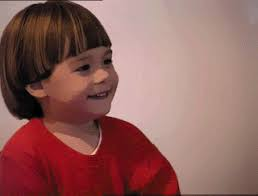
#> input picture BTChuong3/Ex3.14/images.jpg, 258 x 196 px, found by its file name
$ python ex3.14.py images.jpg
#> lines starting #> are read from the running program, lines starting #| are printed output that depends on the picture
import cv2
import numpy as np
import math

def vec_gaussian(img: np.ndarray, variance: float) -> np.ndarray:
    # For applying gaussian function for each element in matrix.
    sigma = math.sqrt(variance)
    cons = 1 / (sigma * math.sqrt(2 * math.pi))
    return cons * np.exp(-((img / sigma) ** 2) * 0.5)


def get_slice(img: np.ndarray, x: int, y: int, kernel_size: int) -> np.ndarray:
    half = kernel_size // 2
    return img[x - half : x + half + 1, y - half : y + half + 1]


def get_gauss_kernel(kernel_size: int, spatial_variance: float) -> np.ndarray:
    # Creates a gaussian kernel of given dimension.
    arr = np.zeros((kernel_size, kernel_size))
    for i in range(0, kernel_size):
        for j in range(0, kernel_size):
            arr[i, j] = math.sqrt(
                abs(i - kernel_size // 2) ** 2 + abs(j - kernel_size // 2) ** 2
            )
    return vec_gaussian(arr, spatial_variance)


def bilateral_filter(
    img: np.ndarray,
    spatial_variance: float,
    intensity_variance: float,
    kernel_size: int,
) -> np.ndarray:
    img2 = np.zeros(img.shape)
    gaussKer = get_gauss_kernel(kernel_size, spatial_variance)
    sizeX, sizeY = img.shape
    for i in range(kernel_size // 2, sizeX - kernel_size // 2):
        for j in range(kernel_size // 2, sizeY - kernel_size // 2):

            imgS = get_slice(img, i, j, kernel_size)
            imgI = imgS - imgS[kernel_size // 2, kernel_size // 2]
            imgIG = vec_gaussian(imgI, intensity_variance)
            weights = np.multiply(gaussKer, imgIG)
            vals = np.multiply(imgS, weights)
            val = np.sum(vals) / np.sum(weights)
            img2[i, j] = val
    return img2


def parse_args(args: list) -> tuple:
    filename = args[1] if args[1:] else "../image_data/lena.jpg"
    spatial_variance = float(args[2]) if args[2:] else 1.0
    intensity_variance = float(args[3]) if args[3:] else 1.0
    if args[4:]:
        kernel_size = int(args[4])
        kernel_size = kernel_size + abs(kernel_size % 2 - 1)
    else:
        kernel_size = 5
    return filename, spatial_variance, intensity_variance, kernel_size


if __name__ == "__main__":
    # filename, spatial_variance, intensity_variance, kernel_size = parse_args(sys.argv)
    img = cv2.imread('D:/3/HK2/XLA/Giua_Ky/20133119_LePhuocYen_GiuaKy/BTChuong3/Ex3.14/images.jpg', 0)
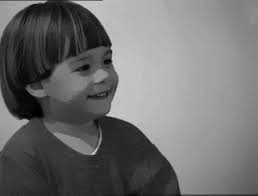
#> img: shape (196, 258); min 0, max 220, mean 110.7
    cv2.imshow("input image", img)

    out = img / 255
    out = out.astype("float32")
    out = bilateral_filter(out, 9, 15, 15)
#> the loop in bilateral_filter, `for i in range(kernel_size // 2, sizeX - kernel_size // 2):` made 182 passes
#> after the loop in bilateral_filter, `for i in range(kernel_size // 2, sizeX - kernel_size // 2):`:
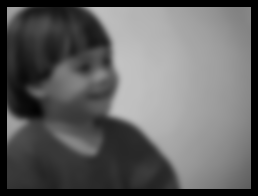
#> img2: shape (196, 258) float64; min 0, max 0.763, mean 0.384
    out = out * 255
    out = np.uint8(out)
    cv2.imshow("output image", out)
    cv2.waitKey(0)
    cv2.destroyAllWindows()

$ run again, with BTChuong3/Ex3.20/images_cat.jpg copied over BTChuong3/Ex3.14/images.jpg
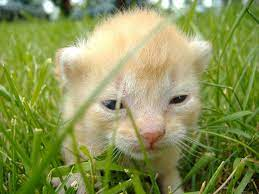
#> input picture BTChuong3/Ex3.20/images_cat.jpg, 259 x 194 px, found by its file name
#> `img = cv2.imread('D:/3/HK2/XLA/Giua_Ky/20133119_LePhuocYen_GiuaKy/BTCh..`:
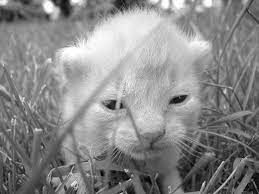
#> img: shape (194, 259); min 0, max 255, mean 137.2
#> the loop in bilateral_filter, `for i in range(kernel_size // 2, sizeX - kernel_size // 2):` made 180 passes
#> after the loop in bilateral_filter, `for i in range(kernel_size // 2, sizeX - kernel_size // 2):`:
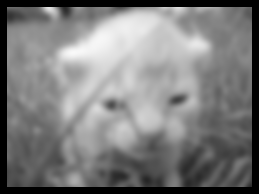
#> img2: shape (194, 259) float64; min 0, max 0.977, mean 0.486
